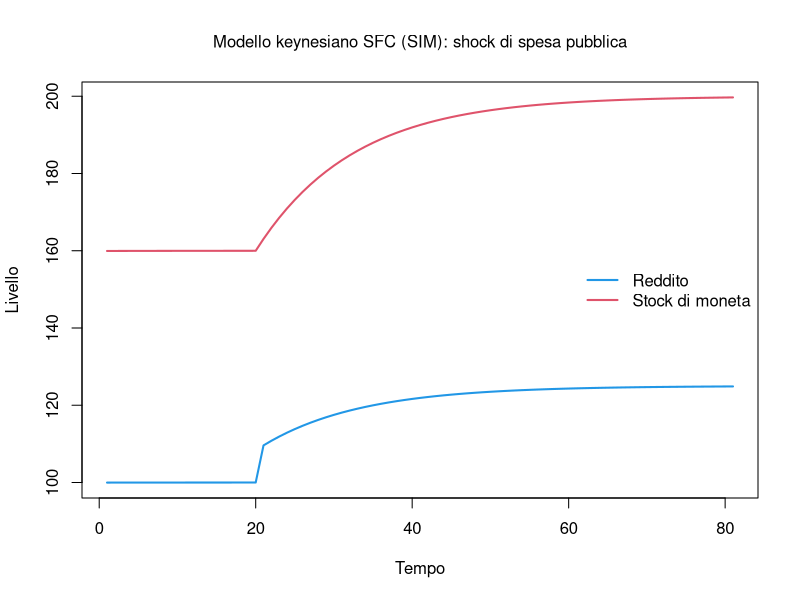

Source code (R):
# Modello keynesiano SFC (SIM di Godley e Lavoie, 2007)
# Modello keynesiano dinamico elementare
# Corso "Analisi economica" - Parte II (sezione 2.2.6)
# Ultima modifica: 31/07/2026

# Prepara l'ambiente ####
rm(list = ls(all = TRUE))
if (!is.null(dev.list())) dev.off()
cat("\014")              # Cancella tutto
nPeriods   <- 180        # Numero di periodi
nScenarios <- 2          # 1 = scenario base; 2 = shock di spesa pubblica

# Crea funzione che definisce le variabili come matrici ####
mat <- function(z) matrix(data = z, nrow = nScenarios, ncol = nPeriods)

# Definisci i coefficienti del modello ####
alpha1 <- 0.6            # Propensione al consumo dal reddito disponibile
alpha2 <- 0.2            # Propensione al consumo dalla ricchezza (moneta)
theta  <- 0.2            # Aliquota fiscale

# Definisci le variabili del modello ####
G  <- mat(20)            # Spesa pubblica (esogena)
Y  <- mat(0)             # Reddito
Tax <- mat(0)            # Tasse
YD <- mat(0)             # Reddito disponibile
C <- mat(0)              # Consumo
H <- mat(0)              # Stock di ricchezza

# Lancia il modello ####
for (j in 1:nScenarios) {
  
  for (i in 2:nPeriods) {
    
    if (i >= 120 && j == 2) G[j, i] <- 25          # Shock: spesa pubblica 20 -> 25
    
    for (iter in 1:60) {                          # Iterazioni per convergenza alla soluzione simultanea
      
      Y[j, i]  <- C[j, i] + G[j, i]
      Tax[j, i] <- theta * Y[j, i]
      YD[j, i] <- Y[j, i] - Tax[j, i]
      C[j, i]  <- alpha1 * YD[j, i] + alpha2 * H[j, i - 1]
      
    }
    
    H[j, i] <- H[j, i - 1] + (YD[j, i] - C[j, i])
    
  }
}

# Visualizza i risultati ####
plot(Y[2,100:nPeriods], type = "l", lwd = 2, col = 4, ylim = range(min(Y[,100:nPeriods]),max(H[,100:nPeriods])),
     main = "Modello keynesiano SFC (SIM): shock di spesa pubblica",
     xlab = "Tempo", ylab = "Livello", font.main = 1, cex.main = 1, cex.axis=1, cex.lab=1)
#grid()
lines(H[2,100:nPeriods], lwd = 2, lty = 1, col = 2)
legend("right", c("Reddito", "Stock di moneta"),
       lty = c(1, 1), lwd = c(2, 2), col = c(4, 2), bty = "n", cex=1)
